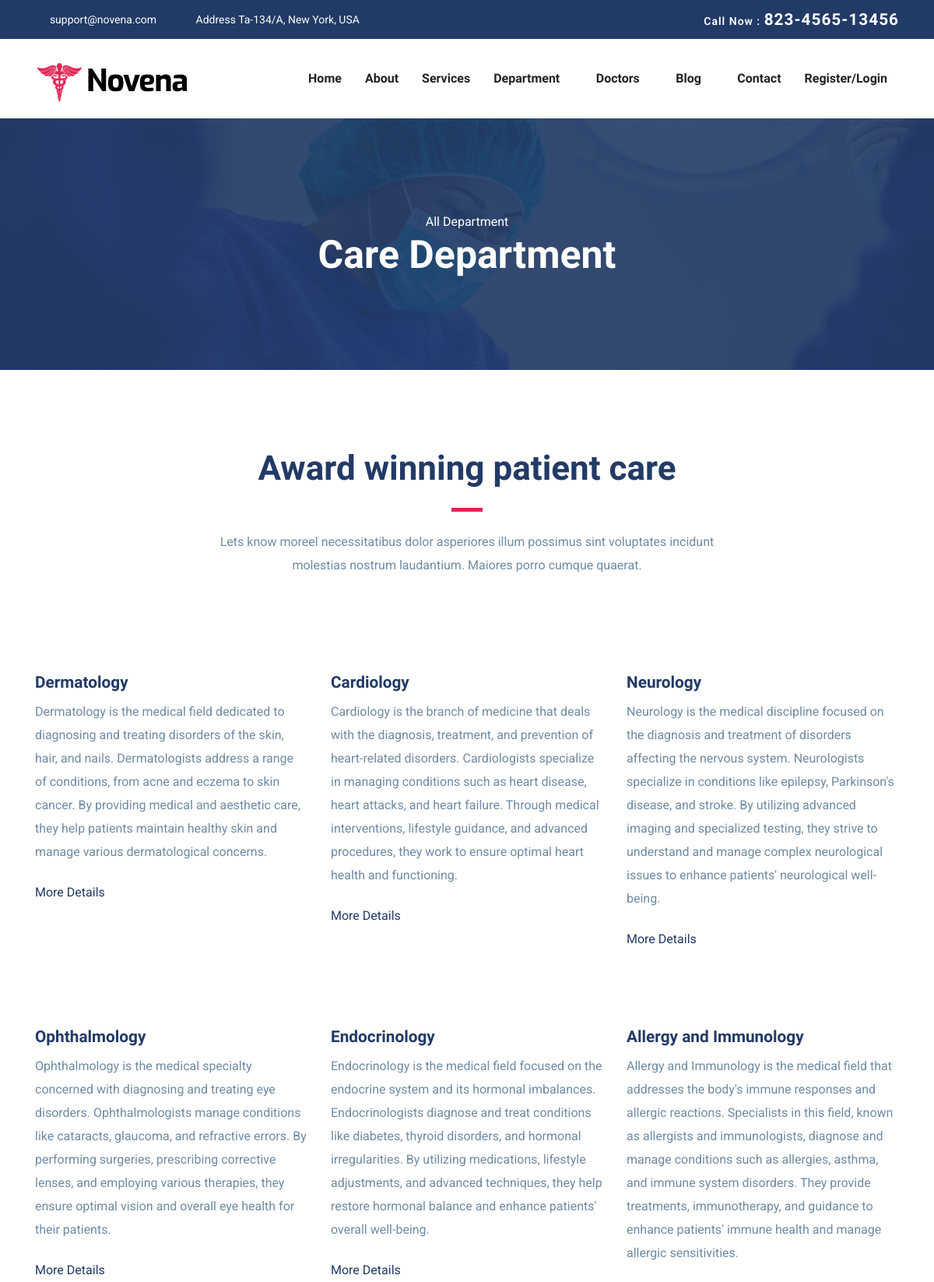
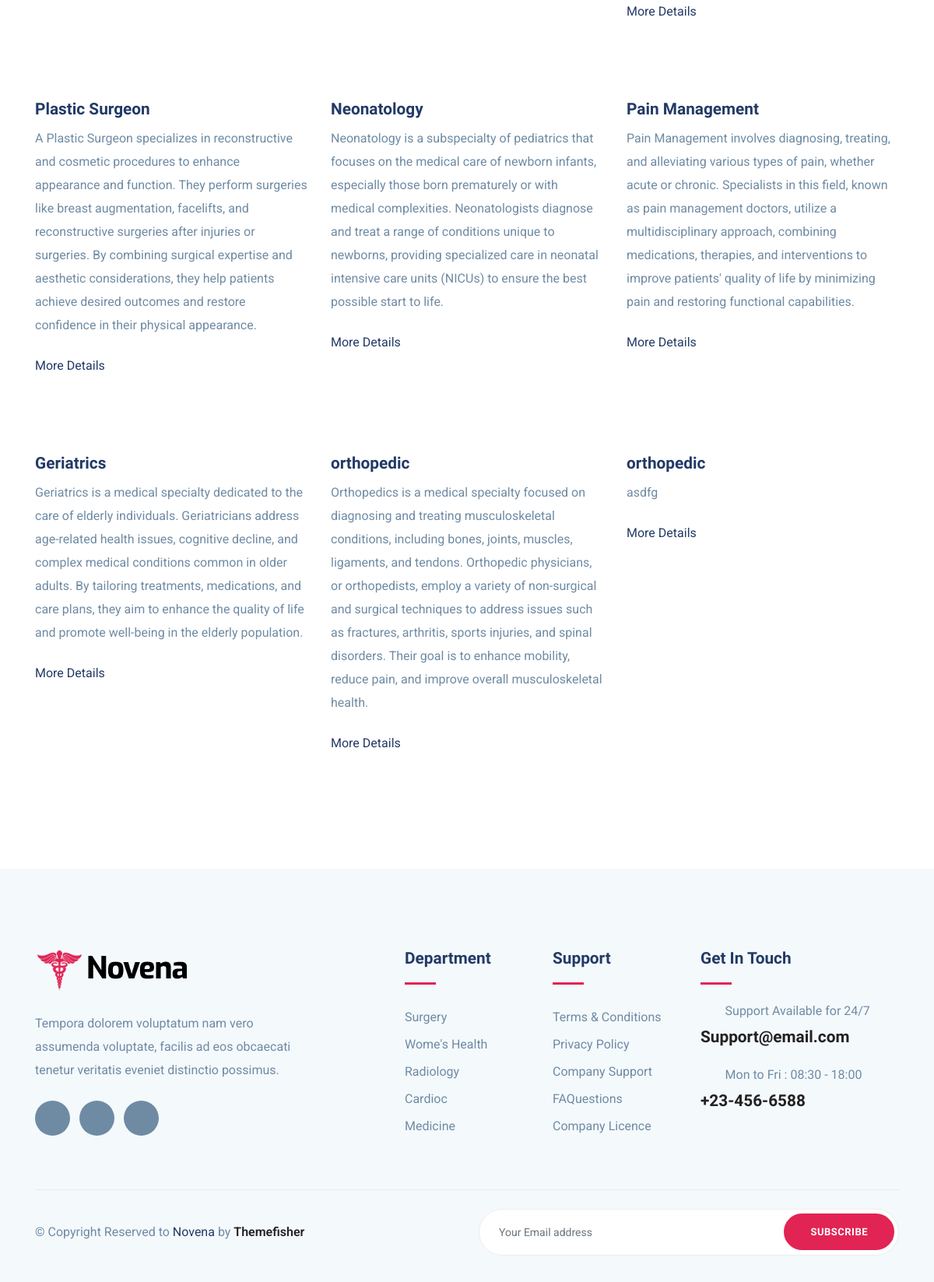
Page /FrontEnd/department_pg/ on the committed database (2 pictures, top to bottom).
### Backend/models.py (models this page shows)
class deptDB(models.Model):
    department=models.CharField(max_length=50,null=True,blank=True)
    description=models.CharField(max_length=50,null=True,blank=True)
    image=models.ImageField(upload_to="department",null=True,blank=True)

### FrontEnd/views.py (the view)
# urls.py: path('department_pg/',views.department_pg,name="department_pg"),
def department_pg(request):
    dept=deptDB.objects.all()
    return render(request,"department_pg.html",{"dept":dept})

### FrontEnd/templates/department_pg.html (shortened to what this page needs)
<!DOCTYPE html>
{% load static %}
<html lang="zxx">
<head>
  <link rel="stylesheet" href="{% static 'plugins/bootstrap/css/bootstrap.min.css' %}">
  <link rel="stylesheet" href="{% static 'plugins/icofont/icofont.min.css' %}">
  <link rel="stylesheet" href="{% static 'plugins/slick-carousel/slick/slick.css' %}">
  <link rel="stylesheet" href="{% static 'plugins/slick-carousel/slick/slick-theme.css' %}">
  <link rel="stylesheet" href="{% static 'css/style.css' %}">
</head>
<body id="top">
<header>
	<div class="header-top-bar">
		<div class="container">
			<div class="row align-items-center">
				<div class="col-lg-6">
					<ul class="top-bar-info list-inline-item pl-0 mb-0">
						<li class="list-inline-item"><a href="mailto:support@gmail.com"><i class="icofont-support-faq mr-2"></i>support@novena.com</a></li>
						<li class="list-inline-item"><i class="icofont-location-pin mr-2"></i>Address Ta-134/A, New York, USA </li>
					</ul>
				</div>
				<div class="col-lg-6">
					<div class="text-lg-right top-right-bar mt-2 mt-lg-0">
						<a href="tel:+23-345-67890" >
							<span>Call Now : </span>
							<span class="h4">823-4565-13456</span>
						</a>
					</div>
				</div>
			</div>
		</div>
	</div>
	<nav class="navbar navbar-expand-lg navigation" id="navbar">
		<div class="container">
		 	 <a class="navbar-brand" href="index.html">
			  	<img src="{% static 'images/logo.png' %}" alt="" class="img-fluid">
			  </a>
		  <div class="collapse navbar-collapse" id="navbarmain">
			<ul class="navbar-nav ml-auto">
			  <li class="nav-item active">
				<a class="nav-link" href="{% url 'homepage' %}">Home</a>
			  </li>
			   <li class="nav-item"><a class="nav-link" href="{% url 'about' %}">About</a></li>
			    <li class="nav-item"><a class="nav-link" href="{% url 'service' %}">Services</a></li>
			    <li class="nav-item dropdown">
					<a class="nav-link dropdown-toggle" href="#" id="dropdown02" data-toggle="dropdown" aria-haspopup="true" aria-expanded="false">Department <i class="icofont-thin-down"></i></a>
			  	</li>
			  	<li class="nav-item dropdown">
					<a class="nav-link dropdown-toggle" href="#" id="dropdown03" data-toggle="dropdown" aria-haspopup="true" aria-expanded="false">Doctors <i class="icofont-thin-down"></i></a>
			  	</li>
			   <li class="nav-item dropdown">
					<a class="nav-link dropdown-toggle" href="blog-sidebar.html" id="dropdown05" data-toggle="dropdown" aria-haspopup="true" aria-expanded="false">Blog <i class="icofont-thin-down"></i></a>
			  	</li>
			   <li class="nav-item"><a class="nav-link" href="{% url 'contact' %}">Contact</a></li>
				{% if request.session.username %}
			   <li class="nav-item"><a class="nav-link" href="{% url 'user_Logout' %}">{{request.session.username}} / Logout</a></li>
				{% else %}
				<li class="nav-item"><a class="nav-link" href="{% url 'login_signup' %}">Register/Login</a></li>
				{% endif %}
			</ul>
		  </div>
		</div>
	</nav>
</header>
<section class="page-title bg-1">
  <div class="container">
    <div class="row">
      <div class="col-md-12">
        <div class="block text-center">
          <span class="text-white">All Department</span>
          <h1 class="text-capitalize mb-5 text-lg">Care Department</h1>
        </div>
      </div>
    </div>
  </div>
</section>
<section class="section service-2">
	<div class="container">
		<div class="row justify-content-center">
			<div class="col-lg-7 text-center">
				<div class="section-title">
					<h2>Award winning patient care</h2>
					<div class="divider mx-auto my-4"></div>
					<p>Lets know moreel necessitatibus dolor asperiores illum possimus sint voluptates incidunt molestias nostrum laudantium. Maiores porro cumque quaerat.</p>
				</div>
			</div>
		</div>
		<div class="row">
			{% for i in dept %}
			<div class="col-lg-4 col-md-6 ">
				<div class="department-block mb-5">
					<div class="content">
						<h4 class="mt-4 mb-2 title-color">{{i.department}}</h4>
						<p class="mb-4">{{i.description}}</p>
						<a href="{% url 'single_dept' dept_id=i.id %}" class="read-more">More Details  <i class="icofont-simple-right ml-2"></i></a>
					</div>
				</div>
			</div>
			{% endfor %}
		</div>
	</div>
</section>
<footer class="footer section gray-bg">
	<div class="container">
		<div class="row">
			<div class="col-lg-4 mr-auto col-sm-6">
				<div class="widget mb-5 mb-lg-0">
					<div class="logo mb-4">
						<img src="{% static 'images/logo.png' %}" alt="" class="img-fluid">
					</div>
					<p>Tempora dolorem voluptatum nam vero assumenda voluptate, facilis ad eos obcaecati tenetur veritatis eveniet distinctio possimus.</p>
					<ul class="list-inline footer-socials mt-4">
						<li class="list-inline-item"><a href="https://www.facebook.com/themefisher"><i class="icofont-facebook"></i></a></li>
						<li class="list-inline-item"><a href="https://twitter.com/themefisher"><i class="icofont-twitter"></i></a></li>
						<li class="list-inline-item"><a href="https://www.pinterest.com/themefisher/"><i class="icofont-linkedin"></i></a></li>
					</ul>
				</div>
			</div>
			<div class="col-lg-2 col-md-6 col-sm-6">
				<div class="widget mb-5 mb-lg-0">
					<h4 class="text-capitalize mb-3">Department</h4>
					<div class="divider mb-4"></div>
					<ul class="list-unstyled footer-menu lh-35">
						<li><a href="#">Surgery </a></li>
						<li><a href="#">Wome's Health</a></li>
						<li><a href="#">Radiology</a></li>
						<li><a href="#">Cardioc</a></li>
						<li><a href="#">Medicine</a></li>
					</ul>
				</div>
			</div>
			<div class="col-lg-2 col-md-6 col-sm-6">
				<div class="widget mb-5 mb-lg-0">
					<h4 class="text-capitalize mb-3">Support</h4>
					<div class="divider mb-4"></div>
					<ul class="list-unstyled footer-menu lh-35">
						<li><a href="#">Terms & Conditions</a></li>
						<li><a href="#">Privacy Policy</a></li>
						<li><a href="#">Company Support </a></li>
						<li><a href="#">FAQuestions</a></li>
						<li><a href="#">Company Licence</a></li>
					</ul>
				</div>
			</div>
			<div class="col-lg-3 col-md-6 col-sm-6">
				<div class="widget widget-contact mb-5 mb-lg-0">
					<h4 class="text-capitalize mb-3">Get in Touch</h4>
					<div class="divider mb-4"></div>
					<div class="footer-contact-block mb-4">
						<div class="icon d-flex align-items-center">
							<i class="icofont-email mr-3"></i>
							<span class="h6 mb-0">Support Available for 24/7</span>
						</div>
						<h4 class="mt-2"><a href="tel:+23-345-67890">Support@email.com</a></h4>
					</div>
					<div class="footer-contact-block">
						<div class="icon d-flex align-items-center">
							<i class="icofont-support mr-3"></i>
							<span class="h6 mb-0">Mon to Fri : 08:30 - 18:00</span>
						</div>
						<h4 class="mt-2"><a href="tel:+23-345-67890">+23-456-6588</a></h4>
					</div>
				</div>
			</div>
		</div>
		<div class="footer-btm py-4 mt-5">
			<div class="row align-items-center justify-content-between">
				<div class="col-lg-6">
					<div class="copyright">
						&copy; Copyright Reserved to <span class="text-color">Novena</span> by <a href="https://themefisher.com/" target="_blank">Themefisher</a>
					</div>
				</div>
				<div class="col-lg-6">
					<div class="subscribe-form text-lg-right mt-5 mt-lg-0">
						<form action="#" class="subscribe">
							<input type="text" class="form-control" placeholder="Your Email address">
							<a href="#" class="btn btn-main-2 btn-round-full">Subscribe</a>
						</form>
					</div>
				</div>
			</div>
		</div>
	</div>
</footer>
  </body>
  </html>

### FrontEnd/static/css/style.css (style rules this page uses)
html { overflow-x: hidden; }
body { line-height: 1.6; font-family: "Roboto", sans-serif; -webkit-font-smoothing: antialiased; font-size: 16px; color: #6F8BA4; font-weight: 400; }
h1, .h1, h2, .h2, h3, .h3, h4, .h4, h5, .h5, h6, .h6 { font-family: "Exo", sans-serif; font-weight: 700; color: #222; }
h1, .h1 { font-size: 2.5rem; }
h2, .h2 { font-size: 44px; }
h4, .h4 { font-size: 1.3rem; line-height: 30px; }
h6, .h6 { font-size: 1rem; }
p { line-height: 30px; }
input[type="email"], input[type="password"], input[type="text"], input[type="tel"] { box-shadow: none; height: 45px; outline: none; font-size: 14px; }
.form-control { box-shadow: none; border-radius: 0; }
.btn { display: inline-block; font-size: 14px; font-size: 0.8125rem; font-weight: 700; letter-spacing: .5px; padding: .75rem 2rem; font-family: "Exo", sans-serif; text-transform: uppercase; border-radius: 5px; border: 2px solid transparent; transition: all .35s ease; }
.btn-main-2 { background: #e12454; color: #fff; border-color: #e12454; }
.btn-round-full { border-radius: 50px; }
.section { padding: 100px 0; }
.text-lg { font-size: 3.75rem; }
a { color: #222; text-decoration: none; transition: all .35s ease; }
.page-title { padding: 120px 0px 70px 0px; position: relative; }
.page-title .block h1 { color: #fff; }
.title-color { color: #223a66; }
.section-title { margin-bottom: 70px; }
.section-title h2 { color: #223a66; }
.text-lg { font-size: 50px; }
.gray-bg { background: #f4f9fc; }
#navbarmain { padding: 20px 0px; }
#navbarmain .nav-link { font-weight: 600; padding: 10px 15px; color: #222; font-family: "Exo", sans-serif; text-transform: capitalize; font-size: 16px; transition: all .25s ease; }
.dropdown-toggle::after { display: none; }
.navbar-brand { margin-top: 10px; }
.header-top-bar { background: #223a66; font-size: 14px; padding: 10px 0px; box-shadow: 0 1px 2px rgba(0, 0, 0, 0.05); color: #fff; }
.top-bar-info li a { color: #fff; margin-right: 20px; }
.top-right-bar a span { color: #fff; font-weight: 600; letter-spacing: 1px; }
.bg-1 { background: url("../images/bg/22.jpg") no-repeat 50% 50%; background-size: cover; position: relative; }
.text-color { color: #223a66; }
.divider { width: 40px; height: 5px; background: #e12454; }
.lh-35 { line-height: 35px; }
.read-more { color: #223a66; }
.footer { padding-bottom: 10px; }
.footer .copyright a { font-weight: 600; }
.logo { font-weight: 600; letter-spacing: 1px; }
.widget .divider { height: 3px; }
.widget h4 { color: #223a66; }
.widget .footer-menu a { color: #6F8BA4; }
.footer-contact-block span { font-weight: 400; color: #6F8BA4; }
.footer-contact-block i { font-size: 20px; }
.footer-btm { border-top: 1px solid rgba(0, 0, 0, 0.06); }
.footer-socials li a { width: 45px; height: 45px; background: #6F8BA4; color: #fff; display: inline-block; text-align: center; border-radius: 100%; padding-top: 12px; }
.subscribe { position: relative; }
.subscribe .form-control { border-radius: 50px; height: 60px; padding-left: 25px; border-color: #eee; }
.subscribe .btn { position: absolute; right: 6px; top: 6px; }

### rows in the picture
deptDB: department "Dermatology", description "Dermatology is the medical field dedicated to diagnosing and treating disorders of the skin, hair, and nails. Dermatologists address a range of conditions, from acne and eczema to skin cancer. By providing medical and aesthetic care, they help patients maintain healthy skin and manage various dermatological concerns."
deptDB: department "Cardiology", description "Cardiology is the branch of medicine that deals with the diagnosis, treatment, and prevention of heart-related disorders. Cardiologists specialize in managing conditions such as heart disease, heart attacks, and heart failure. Through medical interventions, lifestyle guidance, and advanced procedures, they work to ensure optimal heart health and functioning."
deptDB: department "Neurology", description "Neurology is the medical discipline focused on the diagnosis and treatment of disorders affecting the nervous system. Neurologists specialize in conditions like epilepsy, Parkinson's disease, and stroke. By utilizing advanced imaging and specialized testing, they strive to understand and manage complex neurological issues to enhance patients' neurological well-being."
deptDB: department "Ophthalmology", description "Ophthalmology is the medical specialty concerned with diagnosing and treating eye disorders. Ophthalmologists manage conditions like cataracts, glaucoma, and refractive errors. By performing surgeries, prescribing corrective lenses, and employing various therapies, they ensure optimal vision and overall eye health for their patients."
deptDB: department "Endocrinology", description "Endocrinology is the medical field focused on the endocrine system and its hormonal imbalances. Endocrinologists diagnose and treat conditions like diabetes, thyroid disorders, and hormonal irregularities. By utilizing medications, lifestyle adjustments, and advanced techniques, they help restore hormonal balance and enhance patients' overall well-being."
deptDB: department "Allergy and Immunology", description "Allergy and Immunology is the medical field that addresses the body's immune responses and allergic reactions. Specialists in this field, known as allergists and immunologists, diagnose and manage conditions such as allergies, asthma, and immune system disorders. They provide treatments, immunotherapy, and guidance to enhance patients' immune health and manage allergic sensitivities."
deptDB: department "Plastic Surgeon", description "A Plastic Surgeon specializes in reconstructive and cosmetic procedures to enhance appearance and function. They perform surgeries like breast augmentation, facelifts, and reconstructive surgeries after injuries or surgeries. By combining surgical expertise and aesthetic considerations, they help patients achieve desired outcomes and restore confidence in their physical appearance."
deptDB: department "Neonatology", description "Neonatology is a subspecialty of pediatrics that focuses on the medical care of newborn infants, especially those born prematurely or with medical complexities. Neonatologists diagnose and treat a range of conditions unique to newborns, providing specialized care in neonatal intensive care units (NICUs) to ensure the best possible start to life."
deptDB: department "Pain Management", description "Pain Management involves diagnosing, treating, and alleviating various types of pain, whether acute or chronic. Specialists in this field, known as pain management doctors, utilize a multidisciplinary approach, combining medications, therapies, and interventions to improve patients' quality of life by minimizing pain and restoring functional capabilities."
deptDB: department "Geriatrics", description "Geriatrics is a medical specialty dedicated to the care of elderly individuals. Geriatricians address age-related health issues, cognitive decline, and complex medical conditions common in older adults. By tailoring treatments, medications, and care plans, they aim to enhance the quality of life and promote well-being in the elderly population."
deptDB: department "orthopedic", description "Orthopedics is a medical specialty focused on diagnosing and treating musculoskeletal conditions, including bones, joints, muscles, ligaments, and tendons. Orthopedic physicians, or orthopedists, employ a variety of non-surgical and surgical techniques to address issues such as fractures, arthritis, sports injuries, and spinal disorders. Their goal is to enhance mobility, reduce pain, and improve overall musculoskeletal health."
deptDB: department "orthopedic", description "asdfg"
